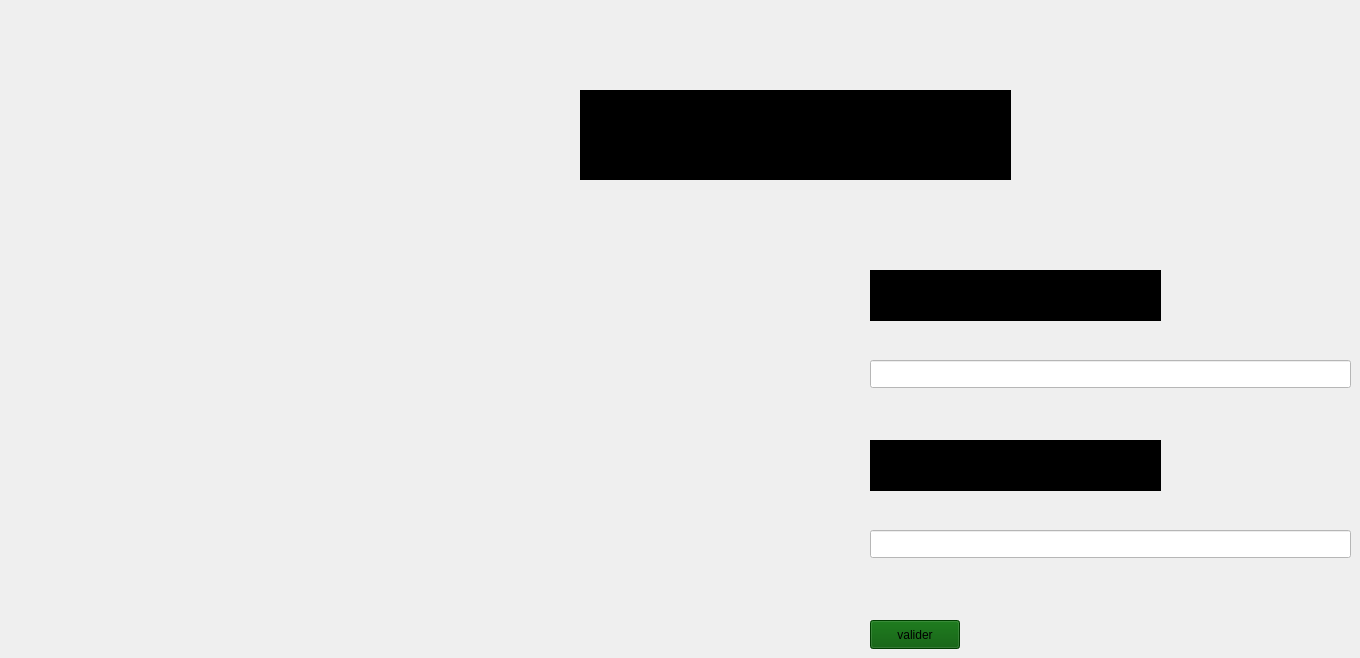
    <widget class="QWidget" name="page_7">
     <widget class="QLabel" name="label_13">
      <property name="geometry">
       <rect>
        <x>580</x>
        <y>90</y>
        <width>431</width>
        <height>90</height>
       </rect>
      </property>
      <property name="styleSheet">
       <string notr="true">font: 18pt &quot;Segoe UI&quot;;
text-decoration: underline;
font: 16pt &quot;Segoe UI&quot;;
background-color: rgb(0, 0, 0);</string>
      </property>
      <property name="text">
       <string>&lt;html&gt;&lt;head/&gt;&lt;body&gt;&lt;p align=&quot;center&quot;&gt;&lt;span style=&quot; font-size:26pt; font-weight:700;&quot;&gt;sign in&lt;/span&gt;&lt;/p&gt;&lt;/body&gt;&lt;/html&gt;</string>
      </property>
     </widget>
     <widget class="QLabel" name="label_14">
      <property name="geometry">
       <rect>
        <x>870</x>
        <y>270</y>
        <width>291</width>
        <height>51</height>
       </rect>
      </property>
      <property name="styleSheet">
       <string notr="true">background-color: rgb(0, 0, 0);</string>
      </property>
      <property name="text">
       <string>&lt;html&gt;&lt;head/&gt;&lt;body&gt;&lt;p&gt;&lt;span style=&quot; font-size:14pt; font-weight:700;&quot;&gt;Nom d'utilisateur&lt;/span&gt;&lt;/p&gt;&lt;/body&gt;&lt;/html&gt;</string>
      </property>
     </widget>
     <widget class="QLineEdit" name="nom_5">
      <property name="geometry">
       <rect>
        <x>870</x>
        <y>360</y>
        <width>481</width>
        <height>28</height>
       </rect>
      </property>
      <property name="styleSheet">
       <string notr="true">background-color: rgb(255, 255, 255);
color: rgb(0, 0, 0);
font: 10pt &quot;Segoe UI&quot;;</string>
      </property>
     </widget>
     <widget class="QLabel" name="password_5">
      <property name="geometry">
       <rect>
        <x>870</x>
        <y>440</y>
        <width>291</width>
        <height>51</height>
       </rect>
      </property>
      <property name="styleSheet">
       <string notr="true">background-color: rgb(0, 0, 0);</string>
      </property>
      <property name="text">
       <string>&lt;html&gt;&lt;head/&gt;&lt;body&gt;&lt;p&gt;&lt;span style=&quot; font-size:16pt; font-weight:700;&quot;&gt;password&lt;/span&gt;&lt;/p&gt;&lt;/body&gt;&lt;/html&gt;</string>
      </property>
     </widget>
     <widget class="QLineEdit" name="textpassword_5">
      <property name="geometry">
       <rect>
        <x>870</x>
        <y>530</y>
        <width>481</width>
        <height>28</height>
       </rect>
      </property>
      <property name="styleSheet">
       <string notr="true">background-color: rgb(255, 255, 255);
color: rgb(0, 0, 0);
font: 10pt &quot;Segoe UI&quot;;</string>
      </property>
     </widget>
     <widget class="QPushButton" name="valider_5">
      <property name="geometry">
       <rect>
        <x>870</x>
        <y>620</y>
        <width>90</width>
        <height>29</height>
       </rect>
      </property>
      <property name="styleSheet">
       <string notr="true">background-color: rgb(0, 85, 0);
font: 600 11pt &quot;Segoe UI&quot;;</string>
      </property>
      <property name="text">
       <string>valider</string>
      </property>
     </widget>
    </widget>
